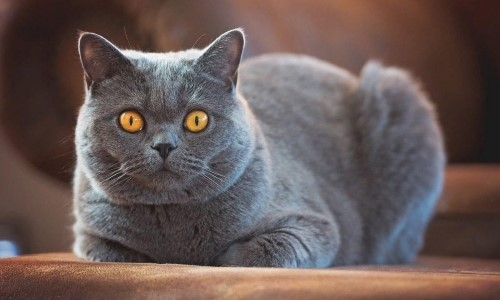
#> input picture Module2/Lesson14/cat.jpg, 500 x 300 px
$ jupyter execute --allow-errors Lesson14_SOLUTIONS_Elkin.ipynb
#> lines starting #> are read from the running program, lines starting #| are printed output that depends on the picture
# Домашнее задание по теме «Основные библиотеки: MatplotLib / Seaborn / Plotly»

## Импорт модулей

[cell 1]
import numpy as np
import pandas as pd
import matplotlib.pyplot as plt
import seaborn as sns
import plotly.graph_objects as go
import plotly.express as px

## Задача 1

Сформируем массивы данных.

[cell 2]
x = np.arange(0, 4.01, 0.01)
y = np.cos(20 * x) / (x + 0.1)

Построим график с помощью matplotlib.

[cell 3]
def show_with_matplotlib(x, y, title, figsize=(10, 5)):
#> called with x = array of shape (401,), y = array of shape (401,), title = 'matplotlib graph', figsize = (10, 5)
    _, ax = plt.subplots(figsize=figsize)

    ax.plot(x, y)
    ax.set(xlabel="x", ylabel="y", title=title)
    ax.grid(True)

    plt.show()
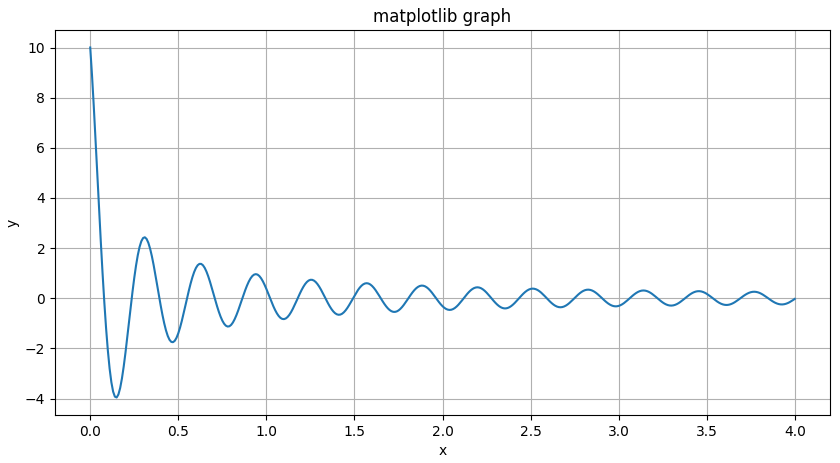
#> figure drawn by matplotlib, 1 panel; curve peaks at x = 0, y = 10


show_with_matplotlib(x, y, "matplotlib graph")

Построим график с помощью seaborn.

[cell 4]
def show_with_seaborn(x, y, title, figsize=(10, 5)):
#> called with x = array of shape (401,), y = array of shape (401,), title = 'seaborn graph', figsize = (10, 5)
    _, ax = plt.subplots(figsize=figsize)

    sns.lineplot(data={"x": x, "y": y}, x="x", y="y")
    ax.set_title(title)
    ax.grid(True)

    plt.show()
#> figure, not shown here; curve peaks at x = 0, y = 10


show_with_seaborn(x, y, "seaborn graph")

Построим график с помощью plotly.

[cell 5]
def show_with_plotly(x, y, title, figsize=(900, 450)):
    fig = go.Figure()
    fig.add_trace(go.Scatter(x=x, y=y, mode="lines"))

    fig.update_layout(
        title=title,
        xaxis_title="x",
        yaxis_title="y",
        width=figsize[0],
        height=figsize[1],
    )

    fig.show()


show_with_plotly(x, y, "plotly_graph")

## Задача 2

Загрузим набор данных и построим графики с помощью библиотеки plotly.

#> (a cell that did not finish here is left out)

С использованием диаграммы box plot визуализируем зависимость
цены от марки автомобиля.

#> (a cell that did not finish here is left out)

На полученных графиках box plot видно, что наибольшая медианная цена у таких автомобилей как Cadillac, Saab, Honda, а наименьшая у Hyundai, Jaguar, Jeep, что говорит о специфических предпочтениях жителей США.

Построим scatter plot для дохода семьи и стоимости автомобиля,
отметим разными цветами гендер человека.

#> (a cell that did not finish here is left out)

На графике scatter plot можно видеть, что основная масса автомобилей имеет цену до 50k долларов. Имтересно отметить, что семьи с доходом более 3M долларов чаще всего выбирают недорогие автомобили ценой до 30k.

Построим диаграмму count plot для типа кузова автомобиля и его цвета.

#> (a cell that did not finish here is left out)

На count plot можно заметить, что наиболее распространенными типами кузова являются SUV и Hatchback, а наиболее распространенным цветом для всех автомобилей Pale White. Интересно отметить, что кузов Passenger, в отличие от остальных, не имеет преимущественного цвета (его цвета имеют практически равномерное распределение), в то время как у остальных преимущественный цвет Pale White.

## Задача 3

Загрузим и отобразим фотографию в полноцветном варианте
(RGB) и в градациях серого (grayscale) с помощью библиотеки matplotlib.

[cell 10]
def show_images_with_matplotlib(path_to_image, title, figsize=(14, 4.2)):
#> called with path_to_image = './cat.jpg', title = 'Images with matplotlib', figsize = (14, 4.2)
    image = plt.imread(path_to_image)
#> image is the input picture: shape (300, 500, 3); mean R, G, B 104.6, 89.2, 86.7
    fig, ax = plt.subplots(1, 2, figsize=figsize)
    fig.suptitle(title)

    ax[0].imshow(image)
    ax[0].axis("off")
    ax[0].set_title("RGB")

    ax[1].imshow(image.mean(axis=2), cmap="gray")
    ax[1].axis("off")
    ax[1].set_title("grayscale")

    plt.tight_layout()
    plt.show()
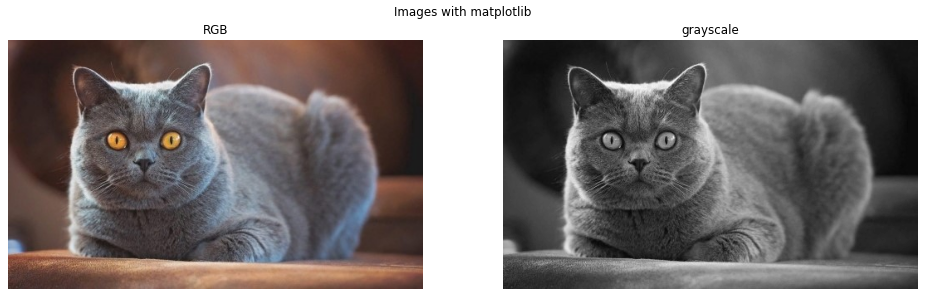
#> figure drawn by matplotlib, 2 panels


show_images_with_matplotlib("./cat.jpg", "Images with matplotlib")
